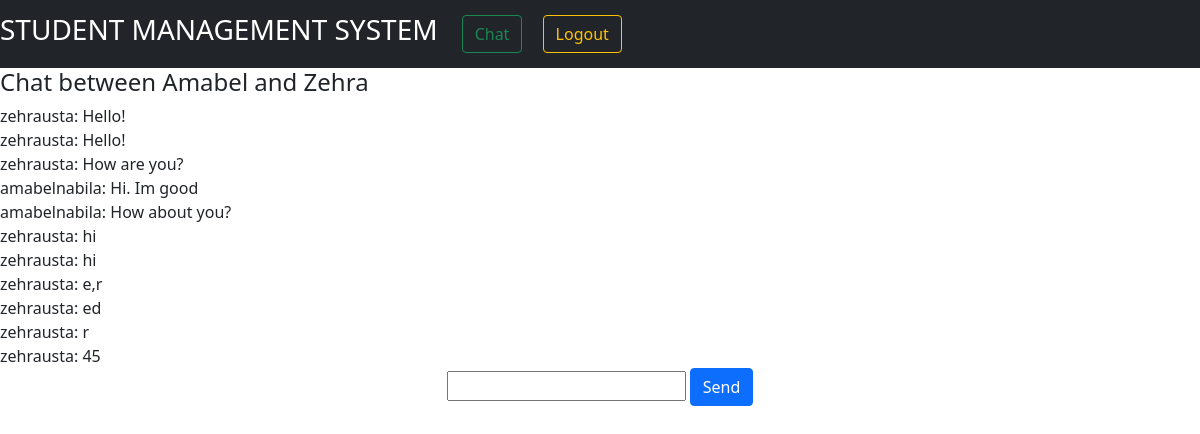
Page /chat/1 (signed in) on the committed database.
### StudentManagementSystem/models.py (models this page shows)
class CustomUser(AbstractUser):
    TEACHER = '1'
    STUDENT = '2'
    user_type_data = ((TEACHER, "Teacher"), (STUDENT, "Student"))
    user_type = models.CharField(default=2, choices=user_type_data, max_length=10)

class ChatMessage(models.Model):
    id = models.AutoField(primary_key=True)
    conversation_id = models.ForeignKey(Conversation, on_delete=models.CASCADE)
    from_id = models.ForeignKey(CustomUser, on_delete=models.CASCADE)
    to_id = models.IntegerField(blank=False, null=False)
    text = models.CharField(default="", max_length=300)
    created_at = models.DateTimeField(auto_now_add=True)
    updated_at = models.DateTimeField(auto_now=True)
    objects = models.Manager()

### StudentManagementSystem/views.py (the view)
# urls.py: path('chat/<int:id>', views.chat, name="chat"),
def chat(request, id):
    to_id = id
    from_id = request.user.id
    messages = []
    C1 = Q(member1=to_id)
    C2 = Q(member2=from_id)
    C3 = Q(member1=from_id)
    C4 = Q(member2=to_id)
    if Conversation.objects.filter(C1 & C2).exists():
        conversation = Conversation.objects.get(C1 & C2)
    elif Conversation.objects.filter(C3 & C4).exists():
        conversation = Conversation.objects.get(C3 & C4)
    else:
        conversation = Conversation(member1=from_id, member2=to_id)
        conversation.save()
    if ChatMessage.objects.filter(conversation_id=conversation.id).exists():
        chat_messages = ChatMessage.objects.filter(conversation_id=conversation.id)
        messages = chat_messages
    sender = CustomUser.objects.get(id=request.user.id)
    to = CustomUser.objects.get(id=to_id)
    context = {
        "id": conversation.id,
        "from": sender,
        "to": to,
        "messages": messages,
    }
    return render(request, "chat.html", context)

### templates/chat.html (shortened to what this page needs)
<!DOCTYPE html>
<html lang="en">
<head>
    <link href="https://cdn.jsdelivr.net/npm/bootstrap@5.0.0-beta3/dist/css/bootstrap.min.css" rel="stylesheet">
</head>
<nav class="navbar navbar-expand-lg navbar-dark bg-dark">
    <a class="navbar-brand" href=""><h3>STUDENT MANAGEMENT SYSTEM</h3></a>
  <div class="collapse navbar-collapse" id="navbarSupportedContent">
    <form class="form-inline my-2 my-lg-0">
        <a href="/conversations/" class="btn btn-outline-success my-1 mx-2">Chat</a>
        <a href="/logout_user" class="btn btn-outline-warning my-1 mx-2">Logout</a>
    </form>
  </div>
</nav>
<body>
    <h4>Chat between {{ from.first_name }} and {{ to.first_name }}</h4>
  {% for message in messages %}
      <div>
          {{ message.from_id }}: {{ message.text }}
      </div>
  {% endfor %}
<form method="POST" action="{% url 'sendMessage' %}">
    <div class="form-group" style="text-align:center">
        <input type="text" id="new_message" name="new_message"/>
        <input type="submit" class="btn btn-primary" id="submit_message" value="Send"/>
    </div>
</form>
</body>
</html>

### rows in the picture
CustomUser: first_name "Amabel"
CustomUser: first_name "Zehra"
ChatMessage: from_id "zehrausta", text "Hello!"
ChatMessage: from_id "zehrausta", text "Hello!"
ChatMessage: from_id "zehrausta", text "How are you?"
ChatMessage: from_id "amabelnabila", text "Hi. Im good"
ChatMessage: from_id "amabelnabila", text "How about you?"
ChatMessage: from_id "zehrausta", text "hi"
ChatMessage: from_id "zehrausta", text "hi"
ChatMessage: from_id "zehrausta", text "e,r"
ChatMessage: from_id "zehrausta", text "ed"
ChatMessage: from_id "zehrausta", text "r"
ChatMessage: from_id "zehrausta", text "45"
